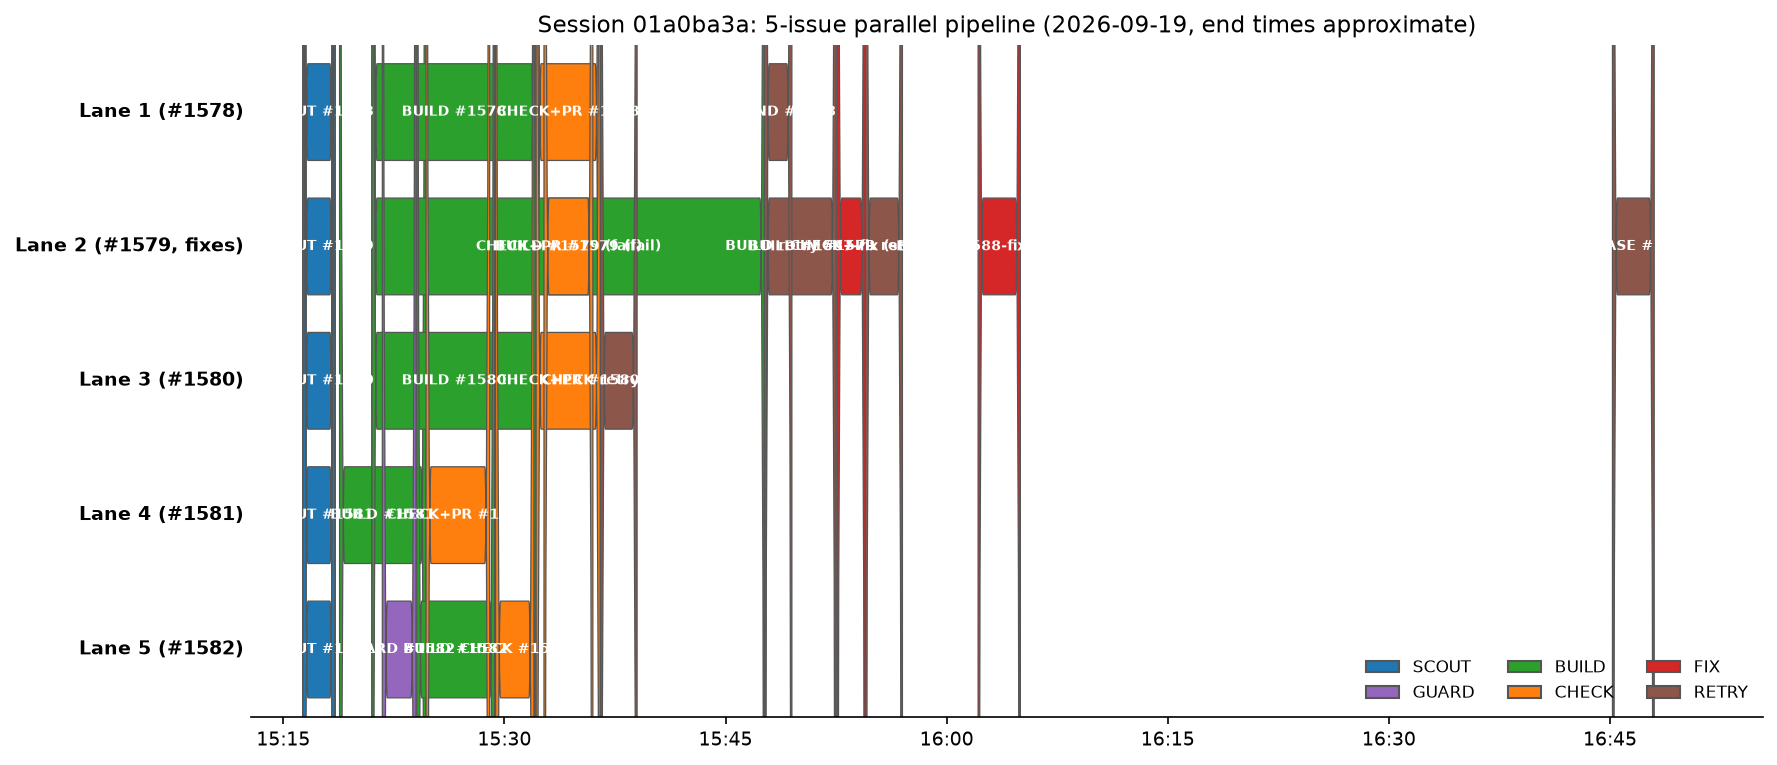

Generate this figure with Python:
"""Figure: Gantt timeline of one parallel multi-agent coding session.

Data source: session transcript 01a0ba3a (2026-09-19), repo aptu-coder,
issues #1578-#1582 across 5 parallel session lanes. End times approximate.
Regenerate: python3 figures/fig-session-timeline.py  (requires matplotlib)
"""
import matplotlib

matplotlib.use("Agg")
import matplotlib.pyplot as plt
from matplotlib.patches import FancyBboxPatch, Patch


def t(hhmmss):
    h, m, s = map(int, hhmmss.split(":"))
    return h * 3600 + m * 60 + s


# (start, end, label, kind, row) -- row groups bars into 5 session lanes.
BARS = [
    ("15:16:20", "15:18:30", "SCOUT #1578", "SCOUT", 0),
    ("15:16:20", "15:18:30", "SCOUT #1579", "SCOUT", 1),
    ("15:16:20", "15:18:30", "SCOUT #1580", "SCOUT", 2),
    ("15:16:20", "15:18:30", "SCOUT #1581", "SCOUT", 3),
    ("15:16:20", "15:18:30", "SCOUT #1582", "SCOUT", 4),
    ("15:18:49", "15:24:40", "BUILD #1581", "BUILD", 3),
    ("15:21:01", "15:32:10", "BUILD #1578", "BUILD", 0),
    ("15:21:01", "15:47:40", "BUILD #1579 (fail)", "BUILD", 1),
    ("15:21:01", "15:32:10", "BUILD #1580", "BUILD", 2),
    ("15:21:43", "15:24:00", "GUARD #1582", "GUARD", 4),
    ("15:24:03", "15:29:20", "BUILD #1582", "BUILD", 4),
    ("15:24:41", "15:29:00", "CHECK+PR #1581", "CHECK", 3),
    ("15:29:24", "15:32:00", "CHECK #1582", "CHECK", 4),
    ("15:32:09", "15:36:30", "CHECK+PR #1578", "CHECK", 0),
    ("15:32:09", "15:36:30", "CHECK+PR #1580", "CHECK", 2),
    ("15:32:41", "15:36:00", "CHECK+PR #1579 (fail)", "CHECK", 1),
    ("15:36:31", "15:39:00", "CHECK retry #1580", "RETRY", 2),
    ("15:47:38", "15:52:30", "BUILD retry #1579", "RETRY", 1),
    ("15:47:38", "15:49:30", "AMEND #1578", "RETRY", 0),
    ("15:52:33", "15:54:30", "BUILD #1587-fix (semver)", "FIX", 1),
    ("15:54:29", "15:57:00", "CHECK+PR retry #1579", "RETRY", 1),
    ("16:02:08", "16:05:00", "BUILD #1588-fix (semver)", "FIX", 1),
    ("16:45:10", "16:48:00", "REBASE #1588", "RETRY", 1),
]

LANES = ["Lane 1 (#1578)", "Lane 2 (#1579, fixes)", "Lane 3 (#1580)",
         "Lane 4 (#1581)", "Lane 5 (#1582)"]

COLOR = {
    "SCOUT": "#1f77b4",
    "GUARD": "#9467bd",
    "BUILD": "#2ca02c",
    "CHECK": "#ff7f0e",
    "FIX": "#d62728",
    "RETRY": "#8c564b",
}

T0, T1 = t("15:12:50"), t("16:55:21")

fig, ax = plt.subplots(figsize=(12, 5.2))
ax.set_xlim(T0, T1)
ax.set_ylim(0, len(LANES))
ax.invert_yaxis()

for row, lane in enumerate(LANES):
    ax.text(T0 - 30, row + 0.5, lane, ha="right", va="center",
            fontsize=9, fontweight="bold")

for start, end, label, kind, row in BARS:
    x0, x1 = t(start), t(end)
    ax.add_patch(FancyBboxPatch(
        (x0, row + 0.14), x1 - x0, 0.72,
        boxstyle="round,pad=0,rounding_size=20",
        facecolor=COLOR[kind], edgecolor="#555555", linewidth=0.6,
    ))
    ax.text((x0 + x1) / 2, row + 0.5, label, ha="center", va="center",
            fontsize=6.5, color="white", fontweight="bold")

ticks = ["15:15", "15:30", "15:45", "16:00", "16:15", "16:30", "16:45"]
ax.set_xticks([t(x + ":00") for x in ticks])
ax.set_xticklabels(ticks, fontsize=9)
ax.set_yticks([])
for spine in ("top", "right", "left"):
    ax.spines[spine].set_visible(False)

ax.set_title("Session 01a0ba3a: 5-issue parallel pipeline (2026-09-19, end times approximate)",
             fontsize=11)
ax.legend(handles=[Patch(facecolor=c, edgecolor="#555555", label=k)
                   for k, c in COLOR.items()],
          loc="lower right", fontsize=8, ncol=3, frameon=False)

plt.tight_layout()
plt.savefig("figures/fig-session-timeline.png", dpi=150, bbox_inches="tight")
print("Saved figures/fig-session-timeline.png")
